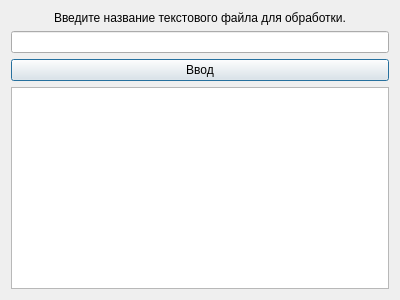
<?xml version="1.0" encoding="UTF-8"?>
<ui version="4.0">
 <class>filewindow</class>
 <widget class="QDialog" name="filewindow">
  <property name="geometry">
   <rect>
    <x>0</x>
    <y>0</y>
    <width>400</width>
    <height>300</height>
   </rect>
  </property>
  <property name="windowTitle">
   <string>Dialog</string>
  </property>
  <layout class="QHBoxLayout" name="horizontalLayout">
   <item>
    <layout class="QVBoxLayout" name="verticalLayout_2">
     <item>
      <layout class="QVBoxLayout" name="verticalLayout">
       <item alignment="Qt::AlignHCenter|Qt::AlignVCenter">
        <widget class="QLabel" name="label">
         <property name="layoutDirection">
          <enum>Qt::LeftToRight</enum>
         </property>
         <property name="text">
          <string>Введите название текстового файла для обработки.</string>
         </property>
        </widget>
       </item>
       <item>
        <widget class="QLineEdit" name="FileName"/>
       </item>
       <item>
        <widget class="QPushButton" name="pushButton">
         <property name="text">
          <string>Ввод</string>
         </property>
        </widget>
       </item>
       <item>
        <widget class="QTextEdit" name="fileout"/>
       </item>
      </layout>
     </item>
    </layout>
   </item>
  </layout>
 </widget>
 <resources/>
 <connections/>
</ui>
